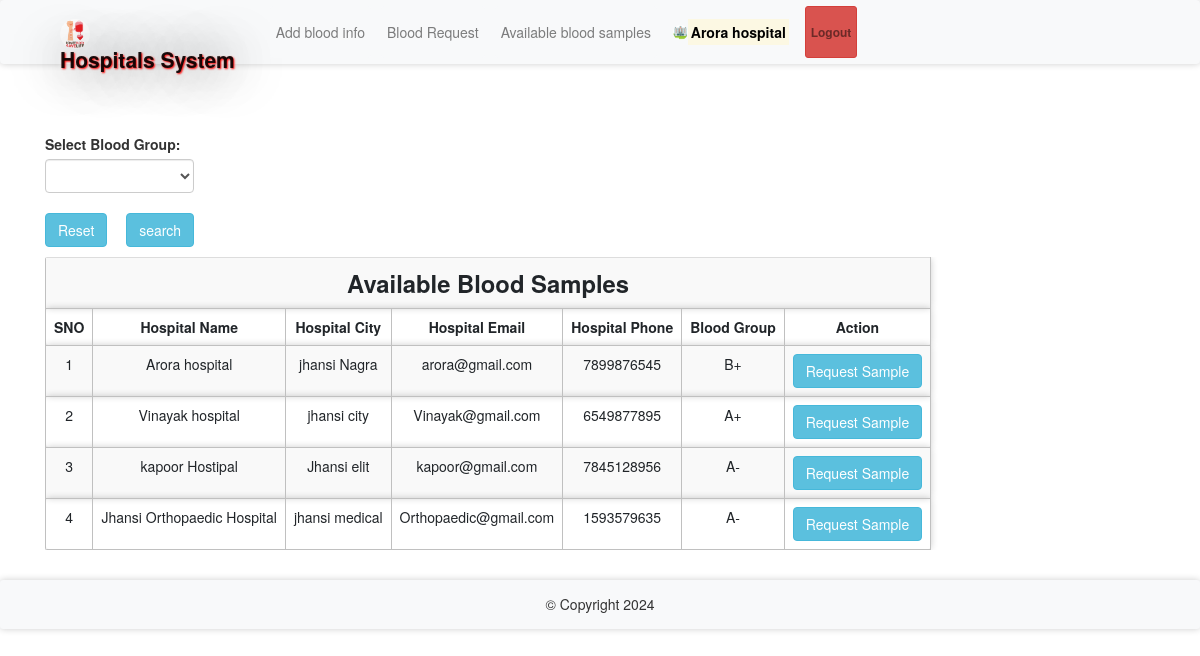
Page /abs.php (signed in) on the committed database.
### tables this page shows
CREATE TABLE `bloodinfo` (
  `bid` int(11) NOT NULL,
  `hid` int(11) NOT NULL,
  `bg` varchar(10) NOT NULL
);

CREATE TABLE `hospitals` (
  `id` int(11) NOT NULL,
  `hname` varchar(100) NOT NULL,
  `hemail` varchar(100) NOT NULL,
  `hpassword` varchar(100) NOT NULL,
  `hphone` varchar(100) NOT NULL,
  `hcity` varchar(100) NOT NULL
);

### message.php (called while the page is built, shortened)
<?php $counter=0; if(isset($_GET['msg'])) { ?>
	<div class="col-5 alert alert alert-success alert-dismissible fade show card" id="message">
		<button type="button" class="close" data-dismiss="alert" title="close">&times;</button><?php echo $_GET['msg'];?>
	</div>
<?php }?>

### abs.php (the view, shortened to what this page needs)
<?php
require 'file/connection.php';
if(isset($_GET['search'])){
    $searchKey = $_GET['search'];
    $sql = "select bloodinfo.*, hospitals.* from bloodinfo, hospitals where bloodinfo.hid=hospitals.id && bg LIKE '%$searchKey%'";
}else{
    $sql = "select bloodinfo.*, hospitals.* from bloodinfo, hospitals where bloodinfo.hid=hospitals.id";
}
$result = mysqli_query($conn, $sql);
?>
<!DOCTYPE html>
<html>
<?php require 'head.php'; ?>
<body>
    <?php require 'header.php'; ?>
    <div class="container cont">
        <?php require 'message.php'; ?>
        <div class="row col-lg-8 col-md-8 col-sm-12 mb-3">
            <form method="get" action="" style="margin-top:-20px; ">
            <label class="font-weight-bolder">Select Blood Group:</label>
               <select name="search" class="form-control">
               <option><?php echo @$_GET['search']; ?></option>
               <option value="A+">A+</option>
               </select><br>
               <a href="abs.php" class="btn btn-info mr-4"> Reset</a>
               <input type="submit" name="submit" class="btn btn-info" value="search">
           </form>
        </div>
        <table class="table table-responsive table-striped rounded mb-5">
            <tr><th colspan="7" class="title">Available Blood Samples</th></tr>
            <tr>
                <th>SNO</th>
                <th>Hospital Name</th>
                <th>Hospital City</th>
                <th>Hospital Email</th>
                <th>Hospital Phone</th>
                <th>Blood Group</th>
                <th>Action</th>
            </tr>
        <?php while($row = mysqli_fetch_array($result)) { ?>
            <tr>
                <td><?php echo ++$counter;?></td>
                <td><?php echo $row['hname'];?></td>
                <td><?php echo ($row['hcity']); ?></td>
                <td><?php echo ($row['hemail']); ?></td>
                <td><?php echo ($row['hphone']); ?></td>
                <td><?php echo ($row['bg']); ?></td>
                <form action="file/request.php" method="post">
                <?php if (isset($_SESSION['hid'])) { ?>
                <td><a href="javascript:void(0);" class="btn btn-info hospital">Request Sample</a></td>
                <?php } else {(isset($_SESSION['rid']))  ?>
                <td><input type="submit" name="request" class="btn btn-info" value="Request Sample"></td>
                <?php } ?>
                </form>
            </tr>
        <?php } ?>
        </table>
    </div>
    <?php require 'footer.php' ?>
</body>

### head.php (shortened to what this page needs)
<head>
    <link rel="stylesheet" href="https://maxcdn.bootstrapcdn.com/bootstrap/4.5.0/css/bootstrap.min.css">
    <link rel="stylesheet" type="text/css" href="../library/css/bootstrap.min.css"/>
    <link href="css/style.css" rel="stylesheet"/>
    <link rel="stylesheet" href="https://cdnjs.cloudflare.com/ajax/libs/font-awesome/4.7.0/css/font-awesome.min.css">
</head>

### header.php (shortened to what this page needs)
<nav class="navbar navbar-expand-sm navbar-light bg-light sticky-top">
	<div class="container">
          <div class="collapse navbar-collapse" id="collapsibleNavbar">
        <?php if (isset($_SESSION['hid'])) { ?>
            <a class="navbar-brand" href="index.php"><img src="image/blood-donate.jpg" width="30" height="30" class="rounded-circle">Hospitals System</a>
		<ul class="navbar-nav ml-auto">
			<li class="nav-item">
				<a class="nav-link btn btn-light" href="bloodinfo.php">Add blood info</a>
            </li>
            <li class="nav-item">
                <a class="nav-link btn btn-light" href="bloodrequest.php">Blood Request</a>
            </li>
			<li class="nav-item">
				<a class="nav-link btn btn-light" href="abs.php">Available blood samples</a>
            </li>
            <li class="nav-item">
                <a href="hprofile.php?id=<?php echo $_SESSION['hid']; ?>" class="nav-link btn font-weight-bold"><img src="image/hospital.png" width="15" height="15" class="rounded-circle"><mark><?php echo $_SESSION['hname']; ?></mark></a>
            </li>
            <li class="nav-item">
                <a class="nav-link btn btn-danger btn-sm font-weight-bold" href="logout.php">Logout</a>
            </li>
        </ul>
         <?php }  else { ?>
            <a class="navbar-brand" href="index.php" style="padding-left: 30%;"><img src="image/blood-donate.jpg" width="30" height="30" class="rounded-circle">Welcome to Blood Bank System</a>
        <?php } ?>
       </div>
    </div>
</nav>

### footer.php
<footer class="footer text-center bg-light" style="padding-bottom: 15px;">
	© Copyright 2024
</footer>

### css/style.css (style rules this page uses)
.cont { padding-top: 40px; text-align: justify; font-size: 1em; }
.card ,nav, .footer,tr,video { border-radius: 3px; transition: all 200ms ease-out; box-shadow: 0px 0px 7px rgba(0, 0, 0, 0.2); }
tr,th,td { border:0.1px solid silver; text-align: center; }
.nav-item { margin-left: 10px; }
.navbar-brand { text-shadow: 1px 1px 2px red, 0 0 50px black, 0 0 5px white; font-weight: bold; font-size: 1.5em; }
.title { font-weight: bold; font-size: 1.7em; text-transform: capitalize; text-align: center; }
.rounded-circle { margin-top: -2.5px; }
form { padding-top: 20px; }
a:link { text-decoration: none; }
.footer { padding: 14px; }

### rows in the picture
bloodinfo: hid.hname "Arora hospital", hid.hcity "jhansi Nagra", hid.hemail "arora@gmail.com", hid.hphone "7899876545", bg "B+"
bloodinfo: hid.hname "Vinayak hospital", hid.hcity "jhansi city", hid.hemail "Vinayak@gmail.com", hid.hphone "6549877895", bg "A+"
bloodinfo: hid.hname "kapoor Hostipal", hid.hcity "Jhansi elit", hid.hemail "kapoor@gmail.com", hid.hphone "7845128956", bg "A-"
bloodinfo: hid.hname "Jhansi Orthopaedic Hospital", hid.hcity "jhansi medical", hid.hemail "Orthopaedic@gmail.com", hid.hphone "1593579635", bg "A-"

### other values in the picture
$_SESSION['hname'] "Arora hospital"
